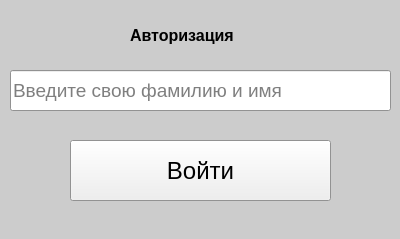
<?xml version="1.0" encoding="UTF-8"?>
<ui version="4.0">
 <class>Login</class>
 <widget class="QWidget" name="Login">
  <property name="geometry">
   <rect>
    <x>0</x>
    <y>0</y>
    <width>400</width>
    <height>239</height>
   </rect>
  </property>
  <property name="palette">
   <palette>
    <active>
     <colorrole role="Base">
      <brush brushstyle="SolidPattern">
       <color alpha="255">
        <red>255</red>
        <green>255</green>
        <blue>255</blue>
       </color>
      </brush>
     </colorrole>
     <colorrole role="Window">
      <brush brushstyle="SolidPattern">
       <color alpha="255">
        <red>204</red>
        <green>204</green>
        <blue>204</blue>
       </color>
      </brush>
     </colorrole>
    </active>
    <inactive>
     <colorrole role="Base">
      <brush brushstyle="SolidPattern">
       <color alpha="255">
        <red>255</red>
        <green>255</green>
        <blue>255</blue>
       </color>
      </brush>
     </colorrole>
     <colorrole role="Window">
      <brush brushstyle="SolidPattern">
       <color alpha="255">
        <red>204</red>
        <green>204</green>
        <blue>204</blue>
       </color>
      </brush>
     </colorrole>
    </inactive>
    <disabled>
     <colorrole role="Base">
      <brush brushstyle="SolidPattern">
       <color alpha="255">
        <red>204</red>
        <green>204</green>
        <blue>204</blue>
       </color>
      </brush>
     </colorrole>
     <colorrole role="Window">
      <brush brushstyle="SolidPattern">
       <color alpha="255">
        <red>204</red>
        <green>204</green>
        <blue>204</blue>
       </color>
      </brush>
     </colorrole>
    </disabled>
   </palette>
  </property>
  <property name="windowTitle">
   <string>Вход</string>
  </property>
  <widget class="QLineEdit" name="le_login">
   <property name="geometry">
    <rect>
     <x>10</x>
     <y>70</y>
     <width>381</width>
     <height>41</height>
    </rect>
   </property>
   <property name="font">
    <font>
     <pointsize>14</pointsize>
    </font>
   </property>
   <property name="text">
    <string/>
   </property>
   <property name="placeholderText">
    <string>Введите свою фамилию и имя</string>
   </property>
  </widget>
  <widget class="QLabel" name="label">
   <property name="geometry">
    <rect>
     <x>130</x>
     <y>20</y>
     <width>221</width>
     <height>31</height>
    </rect>
   </property>
   <property name="font">
    <font>
     <pointsize>12</pointsize>
     <weight>75</weight>
     <bold>true</bold>
    </font>
   </property>
   <property name="text">
    <string>Авторизация</string>
   </property>
  </widget>
  <widget class="QPushButton" name="pb_login">
   <property name="geometry">
    <rect>
     <x>70</x>
     <y>140</y>
     <width>261</width>
     <height>61</height>
    </rect>
   </property>
   <property name="font">
    <font>
     <pointsize>18</pointsize>
    </font>
   </property>
   <property name="text">
    <string>Войти</string>
   </property>
  </widget>
 </widget>
 <resources/>
 <connections/>
</ui>
